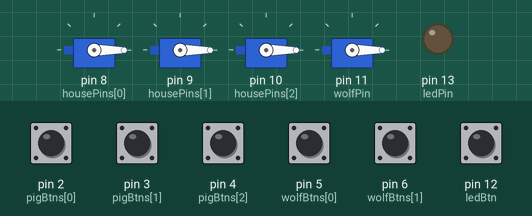
A sketch run on a simulated Arduino Uno, built with avr-gcc and run on an emulated ATmega328P. On the bench: 4 × servo, output pins drawn as LEDs (lit = HIGH). Inputs (shaded band) come from the test bench; at power-on: pin 2 (pigBtns[0]), pin 3 (pigBtns[1]), pin 4 (pigBtns[2]), pin 5 (wolfBtns[0]), pin 6 (wolfBtns[1]), pin 12 (ledBtn) LOW.

Above: at 1.2 s.
1.3 s: pin 2 (pigBtns[0]) pulled HIGH for 0.15 s
At 2.3 s:
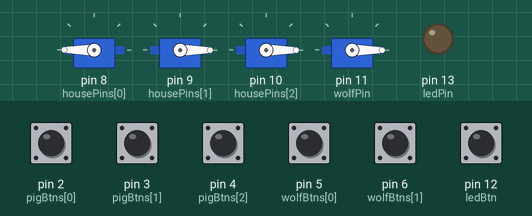
2.9 s: pin 3 (pigBtns[1]) pulled HIGH for 0.15 s
At 3.5 s:
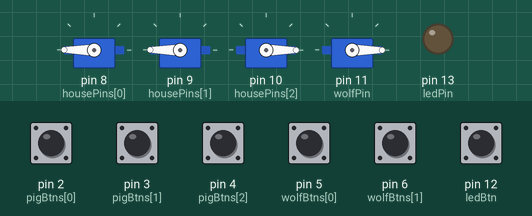
4.5 s: pin 4 (pigBtns[2]) pulled HIGH for 0.15 s
At 4.8 s:
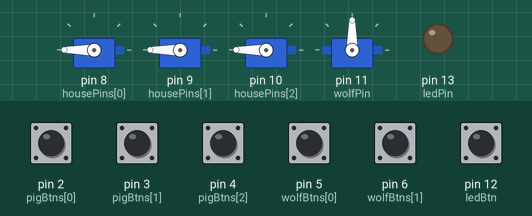
6.1 s: pin 5 (wolfBtns[0]) pulled HIGH for 0.15 s
At 7.2 s:
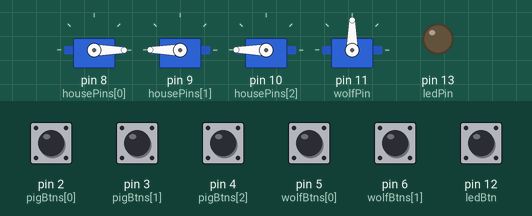
7.7 s: pin 6 (wolfBtns[1]) pulled HIGH for 0.15 s
At 8.4 s:
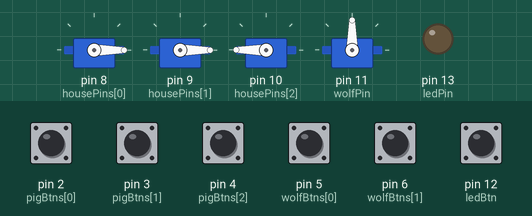
9.3 s: pin 12 (ledBtn) pulled HIGH for 0.15 s
At 9.37 s:
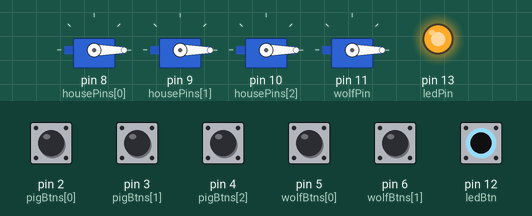
Timing chart, 0 to 11.9 s (numbered marks = the images above; inputs shaded):
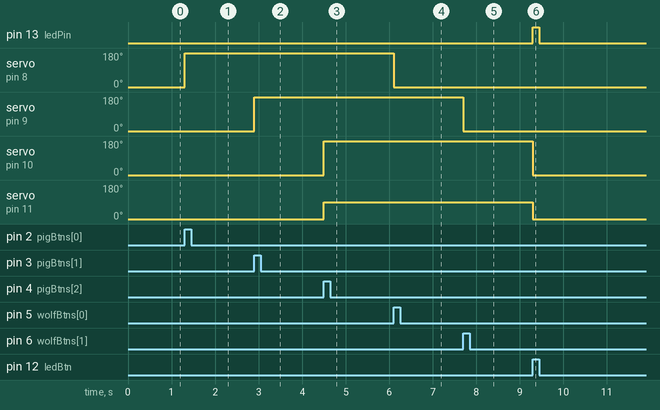

The sketch:

keileyProject2.ino
```cpp
#include <Servo.h>

const int NUM_HOUSES = 3;
const int NUM_WOLVES = 2;

//servo
Servo houseServos[NUM_HOUSES];
Servo wolfServo;

//servo pin
const int housePins[NUM_HOUSES] = {8, 9, 10}; //8-straw, 9-stick, 10-brick
const int wolfPin = 11;

//btn pin
const int pigBtns[NUM_HOUSES] = {2, 3, 4}; //2-straw, 3-stick, 4-brick
const int wolfBtns[NUM_WOLVES] = {5, 6}; //5-straw, 6-stick
const int ledBtn = 12;

//led pin
const int ledPin = 13;

//state check
bool houseOpen[NUM_HOUSES] = {false, false, false};
bool wolf = false;


void setup() {
  for (int i = 0; i < NUM_HOUSES; i++) {
    houseServos[i].write(0);
    wolfServo.write(0);
    houseServos[i].attach(housePins[i]);
    pinMode(pigBtns[i], INPUT);
  }
  for (int i = 0; i < NUM_WOLVES; i++) {
    pinMode(wolfBtns[i], INPUT);
  }
  wolfServo.attach(wolfPin);
  pinMode(ledPin, OUTPUT);
}


void loop() {
  //each pig makes each house's servo turn 180 degrees
  for (int i = 0; i < NUM_HOUSES; i++) {
    if (digitalRead(pigBtns[i]) == HIGH && !houseOpen[i]) {
      houseServos[i].write(180);
      houseOpen[i] = true;

      //brickPigBtn activates --> wolf servo gives a wolf piece
      if (i == 2) {
        if (!wolf) {
          wolfServo.write(90);
          wolf = true;
        } else {
          wolfServo.write(0);
          wolf = false;
        }
      }

      delay(100);
    }
  }

  //wolf makes each house's servo turn 0 degrees
  for (int i = 0; i < NUM_WOLVES; i++) {
    if (digitalRead(wolfBtns[i]) == HIGH && houseOpen[i]) {
      houseServos[i].write(0);
      houseOpen[i] = false;

      delay(100);
    }
  }

  //when the wolf is falling into the pot
  if (digitalRead(ledBtn) == HIGH) {
    digitalWrite(ledPin, HIGH);
    if (houseOpen[2]) {
      houseServos[2].write(0);
      houseOpen[2] = false;
    }
    if (wolf) {
      wolfServo.write(0);
      wolf = false;
    }
  } else {
    digitalWrite(ledPin, LOW);
  }
}
```

Measured:
- after the input at 1.3 s, servo on pin 8 (housePins[0]): 0° → 180° at once
- after the input at 2.9 s, servo on pin 9 (housePins[1]): 0° → 180° at once
- after the input at 4.5 s, servo on pin 10 (housePins[2]): 0° → 180° at once; servo on pin 11 (wolfPin): 0° → 90° at once
- after the input at 6.1 s, servo on pin 8 (housePins[0]): 180° → 0° at once
- after the input at 7.7 s, servo on pin 9 (housePins[1]): 180° → 0° at once
- after the input at 9.3 s, pin 13 (ledPin): LOW → HIGH at once, → LOW 0.15 s later; servo on pin 10 (housePins[2]): 180° → 0° at once; servo on pin 11 (wolfPin): 90° → 0° at once
